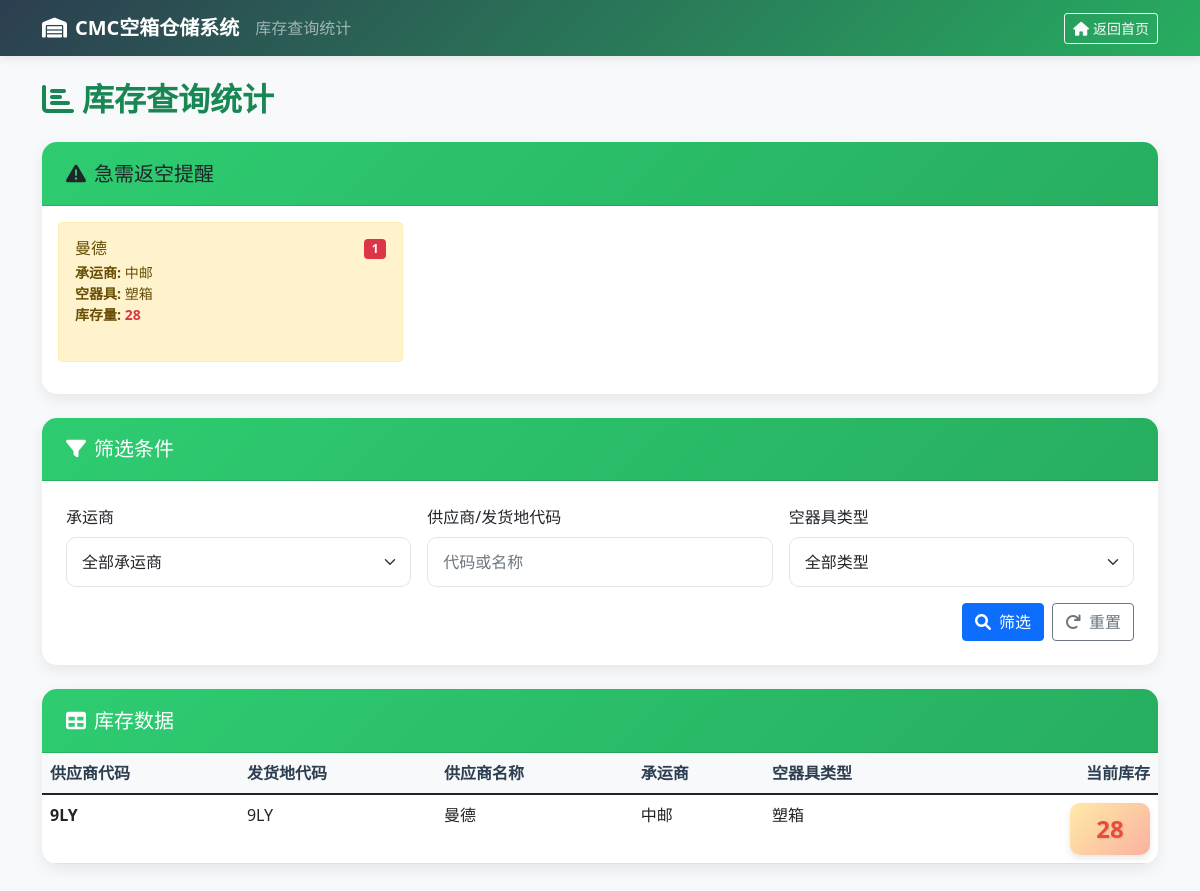
The page /inventory on the database as committed earlier.
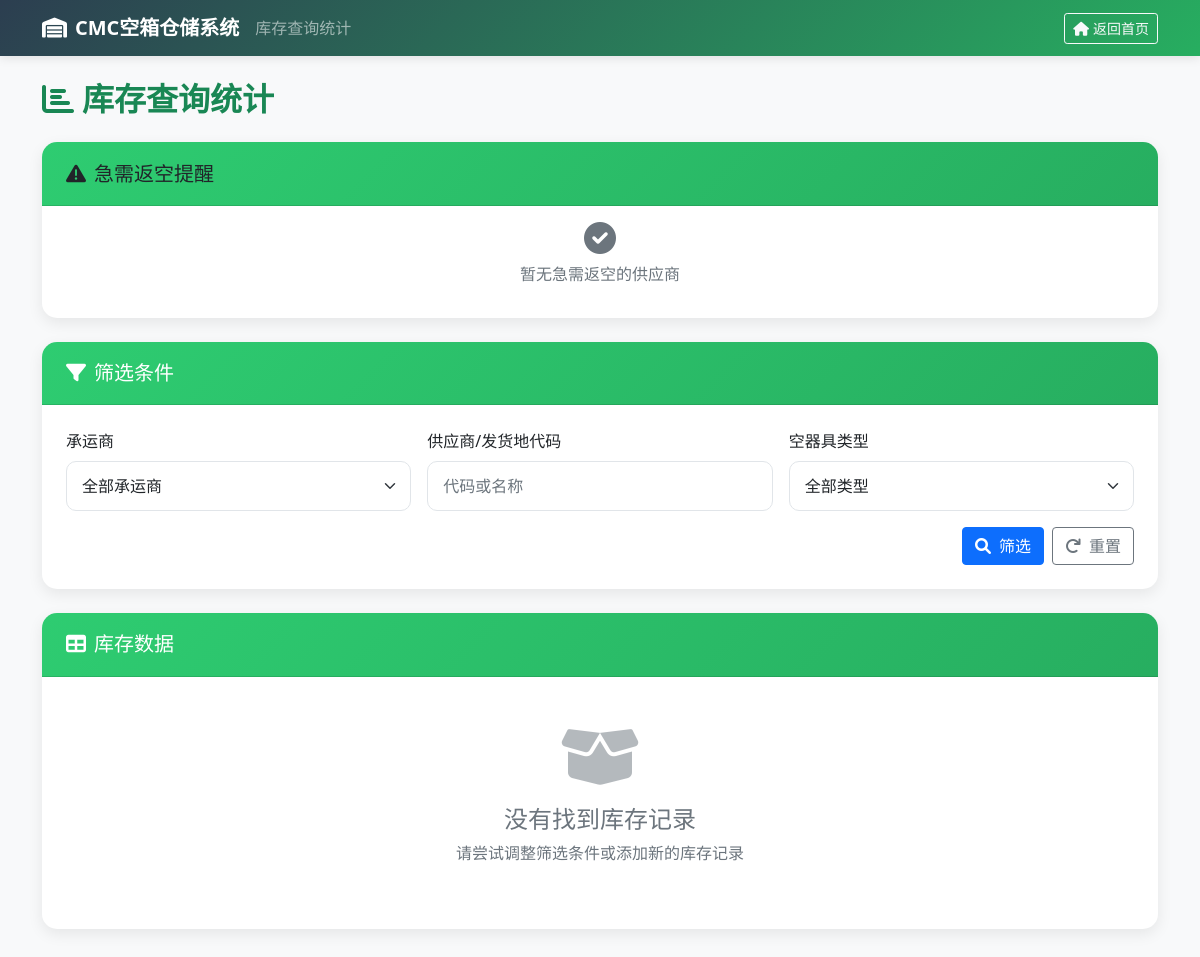
The same page on the database as committed later.
### app.py (models this page shows)
class InventoryLog(db.Model):
    id = db.Column(db.Integer, primary_key=True)
    timestamp = db.Column(db.DateTime, nullable=False, default=datetime.utcnow)
    operation_type = db.Column(db.String(10), nullable=False)  # 'in' or 'out'
    container_type = db.Column(db.String(50), nullable=False)
    quantity = db.Column(db.Integer, nullable=False)
    supplier_code = db.Column(db.String(50), nullable=False)
    mfg_code = db.Column(db.String(50), nullable=False)
    supplier_name = db.Column(db.String(100), nullable=False)
    carrier = db.Column(db.String(100), nullable=False, default='自送')
    operator = db.Column(db.String(50), nullable=False)
    notes = db.Column(db.Text)

### app.py (the view)
@app.route('/inventory')
def inventory():
    carrier_filter = request.args.get('carrier')
    supplier_filter = request.args.get('supplier')
    container_type_filter = request.args.get('container_type')
    query = db.session.query(
        InventoryLog.supplier_code,
        InventoryLog.mfg_code,
        InventoryLog.supplier_name,
        InventoryLog.carrier,
        InventoryLog.container_type,
        db.func.sum(
            db.case(
                (InventoryLog.operation_type == 'in', InventoryLog.quantity),
                else_=0
            )
        ).label('total_in'),
        db.func.sum(
            db.case(
                (InventoryLog.operation_type == 'out', InventoryLog.quantity),
                else_=0
            )
        ).label('total_out')
    ).group_by(
        InventoryLog.supplier_code,
        InventoryLog.mfg_code,
        InventoryLog.supplier_name,
        InventoryLog.carrier,
        InventoryLog.container_type
    )
    if carrier_filter:
        query = query.filter(InventoryLog.carrier == carrier_filter)
    if supplier_filter:
        query = query.filter(
            (InventoryLog.supplier_code.contains(supplier_filter)) |
            (InventoryLog.mfg_code.contains(supplier_filter)) |
            (InventoryLog.supplier_name.contains(supplier_filter))
        )
    if container_type_filter:
        query = query.filter(InventoryLog.container_type == container_type_filter)
    inventory_data = query.all()
    inventory_results = []
    for item in inventory_data:
        current_stock = item.total_in - item.total_out
        if current_stock > 0:
            inventory_results.append({
                'supplier_code': item.supplier_code,
                'mfg_code': item.mfg_code,
                'supplier_name': item.supplier_name,
                'carrier': item.carrier,
                'container_type': item.container_type,
                'current_stock': current_stock
            })
    urgent_return = []
    if inventory_results:
        sorted_inventory = sorted(inventory_results, key=lambda x: x['current_stock'], reverse=True)
        urgent_return = sorted_inventory[:5]  # 取前5名
    container_types = ['塑箱', '铁料架', '桶', '围板箱']
    carriers = ['中世', '中邮', '瑞源', '安吉', '风神', '自送']
    return render_template('inventory.html',
                         inventory=inventory_results,
                         urgent_return=urgent_return,  # 新增参数
                         container_types=container_types,
                         carriers=carriers,
                         is_mobile=is_mobile())

### app.py (called while the page is built)
def is_mobile():
    user_agent = request.headers.get('User-Agent', '').lower()
    mobile_indicators = ['mobile', 'android', 'iphone', 'ipad', 'ipod']
    return any(indicator in user_agent for indicator in mobile_indicators)

### templates/inventory.html (shortened to what this page needs)
<!DOCTYPE html>
<html lang="zh-CN">
<head>
    <link href="https://cdn.jsdelivr.net/npm/bootstrap@5.1.3/dist/css/bootstrap.min.css" rel="stylesheet">
    <link href="https://cdnjs.cloudflare.com/ajax/libs/font-awesome/6.0.0/css/all.min.css" rel="stylesheet">
</head>
<body>
    <nav class="navbar navbar-expand-lg navbar-dark" style="background: linear-gradient(135deg, #2c3e50 0%, #27ae60 100%);">
        <div class="container">
            <a class="navbar-brand fw-bold" href="{{ url_for('index') }}">
                <i class="fas fa-warehouse me-2"></i>CMC空箱仓储系统
            </a>
            <span class="navbar-text d-none d-md-block">库存查询统计</span>
            <div class="navbar-nav ms-auto">
                <a href="{{ url_for('index') }}" class="btn btn-outline-light btn-sm">
                    <i class="fas fa-home me-1"></i>返回首页
                </a>
            </div>
        </div>
    </nav>
    <div class="container py-4">
        <div class="d-flex justify-content-between align-items-center mb-4 flex-column flex-md-row">
            <h2 class="fw-bold text-success mb-3 mb-md-0">
                <i class="fas fa-chart-bar me-2"></i>库存查询统计
            </h2>
        </div>
        <div class="card mb-4 border-warning">
            <div class="card-header bg-warning text-dark">
                <h5 class="card-title mb-0"><i class="fas fa-exclamation-triangle me-2"></i>急需返空提醒</h5>
            </div>
            <div class="card-body">
                <div class="row">
                    {% for item in urgent_return %}
                    <div class="col-md-6 col-lg-4 mb-3">
                        <div class="alert alert-warning h-100">
                            <div class="d-flex justify-content-between align-items-start">
                                <div>
                                    <h6 class="alert-heading mb-1">{{ item.supplier_name }}</h6>
                                    <p class="mb-1 small">
                                        <strong>承运商:</strong> {{ item.carrier }}<br>
                                        <strong>空器具:</strong> {{ item.container_type }}<br>
                                        <strong>库存量:</strong> <span class="fw-bold text-danger">{{ item.current_stock }}</span>
                                    </p>
                                </div>
                                <span class="badge bg-danger">{{ loop.index }}</span>
                            </div>
                        </div>
                    </div>
                    {% endfor %}
                </div>
                {% if not urgent_return %}
                <div class="text-center text-muted">
                    <i class="fas fa-check-circle fa-2x mb-2"></i>
                    <p>暂无急需返空的供应商</p>
                </div>
                {% endif %}
            </div>
        </div>
        <div class="card mb-4">
            <div class="card-header">
                <h5 class="card-title mb-0"><i class="fas fa-filter me-2"></i>筛选条件</h5>
            </div>
            <div class="card-body p-4">
                <form method="GET" class="row g-3">
                    <div class="col-12 col-md-4">
                        <label class="form-label">承运商</label>
                        <select class="form-select" name="carrier">
                            <option value="">全部承运商</option>
                        </select>
                    </div>
                    <div class="col-12 col-md-4">
                        <label class="form-label">供应商/发货地代码</label>
                        <input type="text" class="form-control" name="supplier"
                               value="{{ request.args.get('supplier', '') }}" placeholder="代码或名称">
                    </div>
                    <div class="col-12 col-md-4">
                        <label class="form-label">空器具类型</label>
                        <select class="form-select" name="container_type">
                            <option value="">全部类型</option>
                        </select>
                    </div>
                    <div class="col-12 d-flex justify-content-end">
                        <button type="submit" class="btn btn-primary me-2">
                            <i class="fas fa-search me-2"></i>筛选
                        </button>
                        <a href="{{ url_for('inventory') }}" class="btn btn-outline-secondary">
                            <i class="fas fa-redo me-2"></i>重置
                        </a>
                    </div>
                </form>
            </div>
        </div>
        <div class="card">
            <div class="card-header">
                <h5 class="card-title mb-0"><i class="fas fa-table me-2"></i>库存数据</h5>
            </div>
            <div class="card-body p-0">
                {% if inventory %}
                <div class="table-responsive">
                    <table class="table table-hover mb-0">
                        <thead>
                            <tr>
                                <th>供应商代码</th>
                                <th>发货地代码</th>
                                <th>供应商名称</th>
                                <th>承运商</th>
                                <th>空器具类型</th>
                                <th class="text-end">当前库存</th>
                            </tr>
                        </thead>
                        <tbody>
                            {% for item in inventory %}
                            <tr>
                                <td class="fw-bold">{{ item.supplier_code }}</td>
                                <td>{{ item.mfg_code }}</td>
                                <td>{{ item.supplier_name }}</td>
                                <td>{{ item.carrier }}</td>
                                <td>{{ item.container_type }}</td>
                                <td class="text-end">
                                    <span class="stock-number">{{ item.current_stock }}</span>
                                </td>
                            </tr>
                            {% endfor %}
                        </tbody>
                    </table>
                </div>
                {% else %}
                <div class="empty-state">
                    <i class="fas fa-box-open"></i>
                    <h4>没有找到库存记录</h4>
                    <p>请尝试调整筛选条件或添加新的库存记录</p>
                </div>
                {% endif %}
            </div>
        </div>
    </div>
</body>
</html>

### templates/inventory.html (style rules this page uses)
body { background-color: #f8f9fa; font-family: 'Segoe UI', Tahoma, Geneva, Verdana, sans-serif; }
.navbar { box-shadow: 0 2px 10px rgba(0,0,0,0.1); }
.card { border: none; border-radius: 15px; box-shadow: 0 5px 15px rgba(0,0,0,0.08); margin-bottom: 20px; }
.card-header { background: linear-gradient(135deg, #2ecc71 0%, #27ae60 100%); color: white; border-radius: 15px 15px 0 0 !important; padding: 1.2rem 1.5rem; }
.form-control, .form-select { border-radius: 10px; border: 1px solid #e1e5e9; padding: 12px 15px; font-size: 16px; }
.empty-state { padding: 3rem 1rem; text-align: center; color: #6c757d; }
.empty-state i { font-size: 4rem; margin-bottom: 1rem; opacity: 0.5; }

Rows that differ between the two databases and show on the page:
removed InventoryLog: supplier_name "曼德", carrier "中邮", container_type "塑箱", current_stock "28", supplier_code "9LY", mfg_code "9LY"
Other text that changed with them:
text no longer shown: "供应商代码 发货地代码 供应商名称 承运商 空器具类型 当前库存"
text now shown: "暂无急需返空的供应商 没有找到库存记录 请尝试调整筛选条件或添加新的库存记录"
